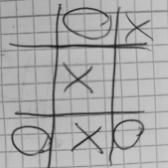
#> input picture data/TicTacToe/boards/raw/1.jpg, 168 x 168 px, given in place of 0.jpg, which was not available
$ jupyter execute --allow-errors boards.ipynb   (text cells are left out)
#> lines starting #> are read from the running program, lines starting #| are printed output that depends on the picture
[cell 1]
import os
import numpy as np
from PIL import Image
import math
import shutil

[cell 2]
raw2 = os.listdir('raw2')
n_raw = 100

for i in range(33):
    os.rename('raw/' + str(i+201) + '.jpg', 'raw/' + str(i+n_raw) + '.jpg')
    os.rename('raw/' + str(i+201) + '.txt', 'raw/' + str(i+n_raw) + '.txt')

[cell 3]
def rotate(origin, point, angle):
    ox, oy = origin
    px, py = point
    qx = ox + math.cos(angle) * (px - ox) - math.sin(angle) * (py - oy)
    qy = oy + math.sin(angle) * (px - ox) + math.cos(angle) * (py - oy)
    return qx, qy
# Funktion die Punkte rotiert

def augment(axis, mode, numrot, folder):
#> called with axis = 1, mode = 0, numrot = 1, folder = 'rot90'
    os.makedirs(folder, exist_ok=True)
    try:
        shutil.copyfile('raw/classes.txt', folder + '/classes.txt')
    except:
        pass

    for i in range(133):
        writearray=[]
        image=Image.open("raw/"+str(i)+".jpg")
#> image is the input picture: PIL image 168x168 RGB; min 8, max 212, mean 169.5
        image=np.array(image)

        if mode==1:
            if axis==0:
                image=np.flip(image, axis=0)

            if axis==1:
                image=np.flip(image, axis=1)

            else:
                image=np.flip(image, axis=0)
                image=np.flip(image, axis=1)

        if mode==0:
            if numrot==1:
                image=np.rot90(image)
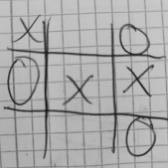
#> image: shape (168, 168, 3); min 8, max 212, mean 169.5

            if numrot==2:
                image=np.rot90(image)
                image=np.rot90(image)

            if numrot==3:
                image=np.rot90(image)
                image=np.rot90(image)
                image=np.rot90(image)

        image=Image.fromarray(image)
        image.save(folder+"/"+str(i)+".jpg")
        # looped durch bilder und flipped/rotiert

        with open("raw/"+str(i)+".txt", 'r+') as feiler:
            for l in feiler:
                strip_line=l.strip()
                space_strip_line=str.split(strip_line)
                label_ind=space_strip_line[0]
                xkord=float(space_strip_line[1])
                ykord=float(space_strip_line[2])
                labelbreite=space_strip_line[3]
                labelhöhe=space_strip_line[4]

                arr=np.arange(9).reshape(3,3)
                n=int(label_ind)
                row=n//3
                column=n%3

                if mode==1:
                    if axis == 0:
                        ykordfin=1-float(ykord)
                        ykordfinal=str(ykordfin)
                        xkordfinal=xkord

                    if axis==1:
                        xkordfin=1-float(xkord)
                        xkordfinal=str(xkordfin)
                        ykordfinal=ykord

                    else:
                        ykordfin=1-float(ykord)
                        xkordfin=1-float(xkord)
                        xkordfinal=str(xkordfin)
                        ykordfinal=str(ykordfin)

                    if axis==0:
                        arr=np.flip(arr,axis=0)

                    if axis==1:
                        arr=np.flip(arr,axis=1)

                    else:
                        arr=np.flip(arr,axis=0)
                        arr=np.flip(arr,axis=1)

                    variable=arr[row,column]
                    label_ind_fin=variable
                    # flipped Bounding Boxes

                if mode==0:
                    arr=np.rot90(arr, -numrot)
                    variable=arr[row,column]
                    label_ind_fin=variable

                    point=(float(xkord),float(ykord))
                    origin=(0.5,0.5)

                    finalmidpoint=rotate(origin,point, -1.5708*numrot)

                    xkordfinal=finalmidpoint[0]
                    ykordfinal=finalmidpoint[1]
                    zwischenspeicher=labelhöhe
                    zwischenspeicher2=labelbreite

                    if numrot==1 or numrot==3:
                        labelbreite=zwischenspeicher
                        labelhöhe=zwischenspeicher2

                    if numrot==2:
                        labelbreite=zwischenspeicher2
                        labelhöhe=zwischenspeicher
                    # rotiert Bounding Boxes

                listarray=[str(label_ind_fin), str(xkordfinal), str(ykordfinal), str(labelbreite), str(labelhöhe)]
                writearray.append(listarray)

        with open (folder+"/"+str(i)+".txt", 'w+') as writer:
            for j in sorted(writearray):
                finalstring=" ".join(j)
                writer.write(finalstring+"\n")

#> (a cell that did not finish here is left out)

[cell 5]
os.makedirs('boardz', exist_ok=True)
n_files = 133

for i in range(n_files):
    shutil.copyfile('raw/' + str(i) + '.jpg', 'boardz/' + str(i) + '.jpg')
    shutil.copyfile('raw/' + str(i) + '.txt', 'boardz/' + str(i) + '.txt')

for i in range(n_files):
    shutil.copyfile('rot90/' + str(i) + '.jpg', 'boardz/' + str(i+n_files) + '.jpg')
    shutil.copyfile('rot90/' + str(i) + '.txt', 'boardz/' + str(i+n_files) + '.txt')

for i in range(n_files):
    shutil.copyfile('rot180/' + str(i) + '.jpg', 'boardz/' + str(i+n_files*2) + '.jpg')
    shutil.copyfile('rot180/' + str(i) + '.txt', 'boardz/' + str(i+n_files*2) + '.txt')

for i in range(n_files):
    shutil.copyfile('rot270/' + str(i) + '.jpg', 'boardz/' + str(i+n_files*3) + '.jpg')
    shutil.copyfile('rot270/' + str(i) + '.txt', 'boardz/' + str(i+n_files*3) + '.txt')

for i in range(n_files):
    shutil.copyfile('flipped_axis_1/' + str(i) + '.jpg', 'boardz/' + str(i+n_files*4) + '.jpg')
    shutil.copyfile('flipped_axis_1/' + str(i) + '.txt', 'boardz/' + str(i+n_files*4) + '.txt')

for i in range(n_files):
    shutil.copyfile('flipped_axis_1_rot90/' + str(i) + '.jpg', 'boardz/' + str(i+n_files*5) + '.jpg')
    shutil.copyfile('flipped_axis_1_rot90/' + str(i) + '.txt', 'boardz/' + str(i+n_files*5) + '.txt')

for i in range(n_files):
    shutil.copyfile('flipped_axis_1_rot180/' + str(i) + '.jpg', 'boardz/' + str(i+n_files*6) + '.jpg')
    shutil.copyfile('flipped_axis_1_rot180/' + str(i) + '.txt', 'boardz/' + str(i+n_files*6) + '.txt')

for i in range(n_files):
    shutil.copyfile('flipped_axis_1_rot270/' + str(i) + '.jpg', 'boardz/' + str(i+n_files*7) + '.jpg')
    shutil.copyfile('flipped_axis_1_rot270/' + str(i) + '.txt', 'boardz/' + str(i+n_files*7) + '.txt')


$ run again, on data/TicTacToe/boards/raw/87.jpg
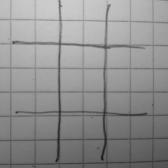
#> input picture data/TicTacToe/boards/raw/87.jpg, 168 x 168 px, given in place of 0.jpg, which was not available
#> in augment, image is the input picture: PIL image 168x168 RGB; min 23, max 210, mean 143.7
#> in augment, `image=np.rot90(image)`:
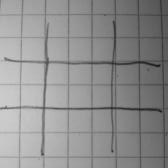
#> image: shape (168, 168, 3); min 23, max 210, mean 143.7

$ run again, on data/TicTacToe/boards/raw/99.jpg
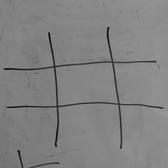
#> input picture data/TicTacToe/boards/raw/99.jpg, 168 x 168 px, given in place of 0.jpg, which was not available
#> in augment, image is the input picture: PIL image 168x168 L; min 0, max 157, mean 129.9
#> in augment, `image=np.rot90(image)`:
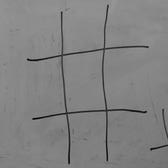
#> image: shape (168, 168); min 0, max 157, mean 129.9
